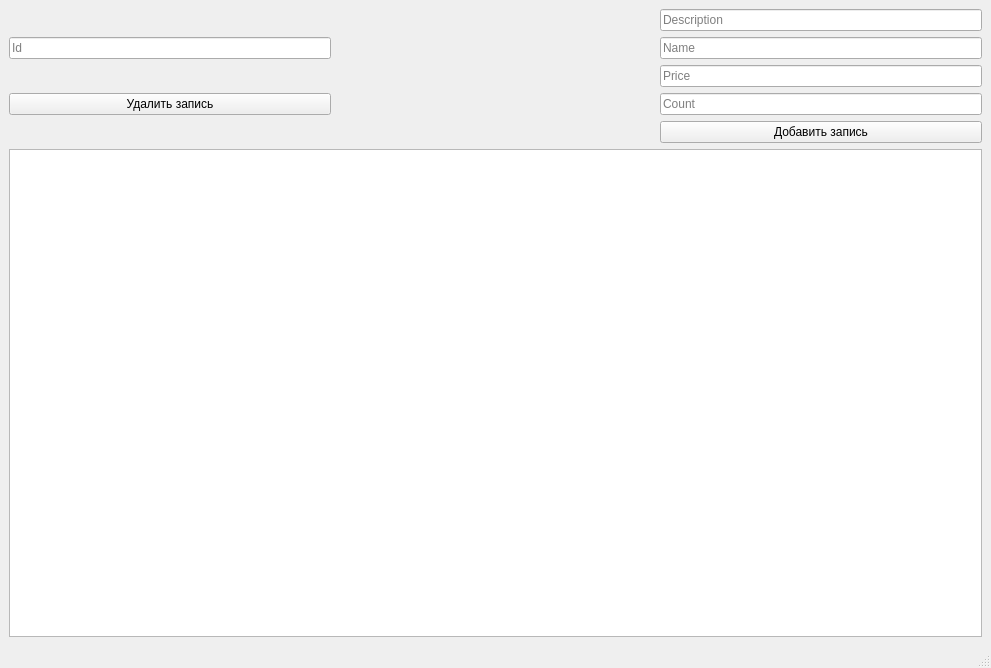
<?xml version="1.0" encoding="UTF-8"?>
<ui version="4.0">
 <class>MainWindow</class>
 <widget class="QMainWindow" name="MainWindow">
  <property name="geometry">
   <rect>
    <x>0</x>
    <y>0</y>
    <width>991</width>
    <height>668</height>
   </rect>
  </property>
  <property name="windowTitle">
   <string>MainWindow</string>
  </property>
  <widget class="QWidget" name="centralwidget">
   <layout class="QGridLayout" name="gridLayout">
    <item row="0" column="0">
     <layout class="QVBoxLayout" name="verticalLayout_3">
      <item>
       <layout class="QHBoxLayout" name="horizontalLayout">
        <item>
         <layout class="QVBoxLayout" name="verticalLayout_2">
          <item>
           <widget class="QLineEdit" name="idEdit">
            <property name="inputMask">
             <string>999</string>
            </property>
            <property name="placeholderText">
             <string>Id</string>
            </property>
           </widget>
          </item>
          <item>
           <widget class="QPushButton" name="deleteButton">
            <property name="text">
             <string>Удалить запись</string>
            </property>
           </widget>
          </item>
         </layout>
        </item>
        <item>
         <spacer name="horizontalSpacer">
          <property name="orientation">
           <enum>Qt::Horizontal</enum>
          </property>
          <property name="sizeHint" stdset="0">
           <size>
            <width>40</width>
            <height>20</height>
           </size>
          </property>
         </spacer>
        </item>
        <item>
         <layout class="QVBoxLayout" name="verticalLayout">
          <item>
           <widget class="QLineEdit" name="lineEdit_4">
            <property name="placeholderText">
             <string>Description</string>
            </property>
           </widget>
          </item>
          <item>
           <widget class="QLineEdit" name="lineEdit">
            <property name="placeholderText">
             <string>Name</string>
            </property>
           </widget>
          </item>
          <item>
           <widget class="QLineEdit" name="lineEdit_2">
            <property name="placeholderText">
             <string>Price</string>
            </property>
           </widget>
          </item>
          <item>
           <widget class="QLineEdit" name="lineEdit_3">
            <property name="placeholderText">
             <string>Count</string>
            </property>
           </widget>
          </item>
          <item>
           <widget class="QPushButton" name="pushButton">
            <property name="text">
             <string>Добавить запись</string>
            </property>
           </widget>
          </item>
         </layout>
        </item>
       </layout>
      </item>
      <item>
       <widget class="QTextBrowser" name="textBrowser">
        <property name="sizePolicy">
         <sizepolicy hsizetype="Expanding" vsizetype="Preferred">
          <horstretch>0</horstretch>
          <verstretch>0</verstretch>
         </sizepolicy>
        </property>
       </widget>
      </item>
     </layout>
    </item>
   </layout>
  </widget>
  <widget class="QMenuBar" name="menubar">
   <property name="geometry">
    <rect>
     <x>0</x>
     <y>0</y>
     <width>991</width>
     <height>20</height>
    </rect>
   </property>
  </widget>
  <widget class="QStatusBar" name="statusbar"/>
 </widget>
 <resources/>
 <connections/>
</ui>
